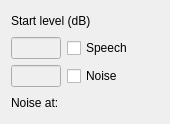
<ui version="4.0" >
 <class>StartLevelWidget</class>
 <widget class="QWidget" name="StartLevelWidget" >
  <property name="geometry" >
   <rect>
    <x>0</x>
    <y>0</y>
    <width>170</width>
    <height>124</height>
   </rect>
  </property>
  <property name="sizePolicy" >
   <sizepolicy vsizetype="Fixed" hsizetype="Preferred" >
    <horstretch>0</horstretch>
    <verstretch>0</verstretch>
   </sizepolicy>
  </property>
  <property name="windowTitle" >
   <string>Form</string>
  </property>
  <layout class="QGridLayout" name="gridLayout" >
   <item row="0" column="0" colspan="2" >
    <widget class="QLabel" name="label" >
     <property name="text" >
      <string>Start level (dB)</string>
     </property>
    </widget>
   </item>
   <item row="1" column="0" >
    <widget class="spin::gui::DecibelLineEdit" name="speechStartLine" >
     <property name="enabled" >
      <bool>false</bool>
     </property>
     <property name="minimumSize" >
      <size>
       <width>50</width>
       <height>0</height>
      </size>
     </property>
     <property name="maximumSize" >
      <size>
       <width>40</width>
       <height>16777215</height>
      </size>
     </property>
    </widget>
   </item>
   <item row="1" column="1" >
    <widget class="QCheckBox" name="speechCheck" >
     <property name="text" >
      <string>Speech</string>
     </property>
    </widget>
   </item>
   <item row="2" column="0" >
    <widget class="spin::gui::DecibelLineEdit" name="noiseStartLine" >
     <property name="enabled" >
      <bool>false</bool>
     </property>
     <property name="minimumSize" >
      <size>
       <width>50</width>
       <height>0</height>
      </size>
     </property>
     <property name="maximumSize" >
      <size>
       <width>40</width>
       <height>16777215</height>
      </size>
     </property>
    </widget>
   </item>
   <item row="2" column="1" >
    <widget class="QCheckBox" name="noiseCheck" >
     <property name="text" >
      <string>Noise</string>
     </property>
    </widget>
   </item>
   <item row="3" column="0" colspan="2" >
    <layout class="QHBoxLayout" name="horizontalLayout" >
     <item>
      <widget class="QLabel" name="startNoiseAtLbl" >
       <property name="sizePolicy" >
        <sizepolicy vsizetype="Preferred" hsizetype="Fixed" >
         <horstretch>0</horstretch>
         <verstretch>0</verstretch>
        </sizepolicy>
       </property>
       <property name="text" >
        <string>Noise at:</string>
       </property>
      </widget>
     </item>
     <item>
      <widget class="QLabel" name="showStartPointLbl" >
       <property name="sizePolicy" >
        <sizepolicy vsizetype="Preferred" hsizetype="Minimum" >
         <horstretch>0</horstretch>
         <verstretch>0</verstretch>
        </sizepolicy>
       </property>
       <property name="toolTip" >
        <string>Click to adjust</string>
       </property>
       <property name="text" >
        <string/>
       </property>
      </widget>
     </item>
     <item>
      <spacer name="horizontalSpacer" >
       <property name="orientation" >
        <enum>Qt::Horizontal</enum>
       </property>
       <property name="sizeHint" stdset="0" >
        <size>
         <width>18</width>
         <height>20</height>
        </size>
       </property>
      </spacer>
     </item>
    </layout>
   </item>
  </layout>
 </widget>
 <customwidgets>
  <customwidget>
   <class>spin::gui::DecibelLineEdit</class>
   <extends>QLineEdit</extends>
   <header>gui/decibellineedit.h</header>
  </customwidget>
 </customwidgets>
 <resources/>
 <connections/>
</ui>
